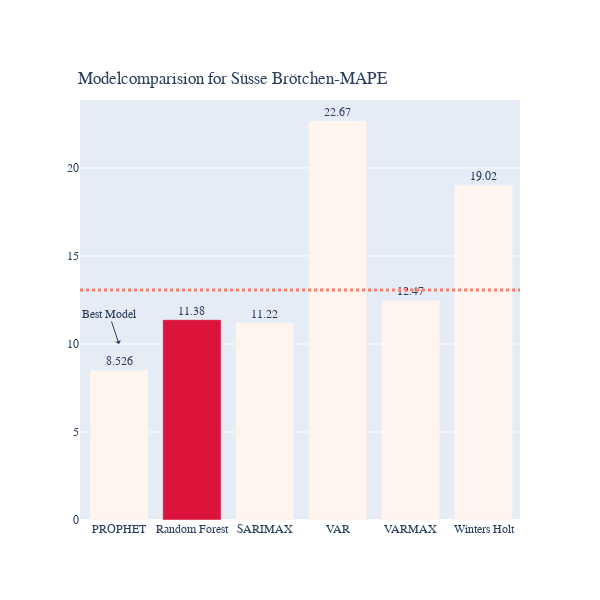

Source (notebook cell):
### Code cell
colors = ['seashell',] * 54
colors[1] = 'crimson'

fig = go.Figure(data=[go.Bar(x=df_results_Süsse_Brötchen_OPT.query('Baseline==0').Model,
                             y=df_results_Süsse_Brötchen_OPT.query('Baseline==0').MAPE, marker_color=colors,
                             text=df_results_Süsse_Brötchen_OPT.query('Baseline==0').MAPE
                            
             #color_discrete_sequence=px.colors.diverging.balance
            )])
fig.add_shape( # add a horizontal "target" line
    type="line", line_color="salmon", line_width=3, opacity=1, line_dash="dot",
    x0=0, x1=1, xref="paper", y0=13.062, y1=13.062, yref="y"
)
fig.add_annotation( # add a text callout with arrow
    text="Best Model", x="PROPHET", y=10, arrowhead=1, showarrow=True
)
fig.update_layout(title_text='Modelcomparision for Süsse Brötchen-MAPE', title_x=0.01)
fig.update_layout(legend=dict(
    yanchor="top",
    y=0.95,
    xanchor="left",
    x=0.75
))
fig.update_layout(title=dict(
    yanchor="top",
    y=0.88,
    xanchor="left",
    x=0.13))
fig.update_layout( # customize font and legend orientation & position
    font_family="Rockwell",
    legend=dict(
        title=None, orientation="h", y=1, yanchor="bottom", x=0.3, xanchor="center"
    )
)
fig.update_traces(texttemplate='%{text:.4s}', textposition='outside')
fig.update_layout(
    autosize=False,
    width=600,
    height=600,)
fig.show()

### Figure 1 — Plotly figure (JSON) as saved in the notebook; plotly's stock layout.template omitted (floating-point values rounded to 4 significant figures)
{"data": [{"marker": {"color": ["seashell", "crimson", "seashell", "seashell", "seashell", "seashell", "seashell", "seashell", "seashell", "seashell", "seashell", "seashell", "seashell", "seashell", "seashell", "seashell", "seashell", "seashell", "seashell", "seashell", "seashell", "seashell", "seashell", "seashell", "seashell", "seashell", "seashell", "seashell", "seashell", "seashell", "seashell", "seashell", "seashell", "seashell", "seashell", "seashell", "seashell", "seashell", "seashell", "seashell", "seashell", "seashell", "seashell", "seashell", "seashell", "seashell", "seashell", "seashell", "seashell", "seashell", "seashell", "seashell", "seashell", "seashell"]}, "text": [8.526, 11.38, 11.22, 22.67, 12.47, 19.02], "textposition": "outside", "texttemplate": "%{text:.4s}", "type": "bar", "x": ["PROPHET", "Random Forest", "SARIMAX", "VAR", "VARMAX", "Winters Holt"], "y": [8.526, 11.38, 11.22, 22.67, 12.47, 19.02]}], "layout": {"annotations": [{"arrowhead": 1, "showarrow": true, "text": "Best Model", "x": "PROPHET", "y": 10}], "autosize": false, "font": {"family": "Rockwell"}, "height": 600, "legend": {"orientation": "h", "title": {}, "x": 0.3, "xanchor": "center", "y": 1, "yanchor": "bottom"}, "shapes": [{"line": {"color": "salmon", "dash": "dot", "width": 3}, "opacity": 1, "type": "line", "x0": 0, "x1": 1, "xref": "paper", "y0": 13.06, "y1": 13.06, "yref": "y"}], "title": {"text": "Modelcomparision for Süsse Brötchen-MAPE", "x": 0.13, "xanchor": "left", "y": 0.88, "yanchor": "top"}, "width": 600}}
